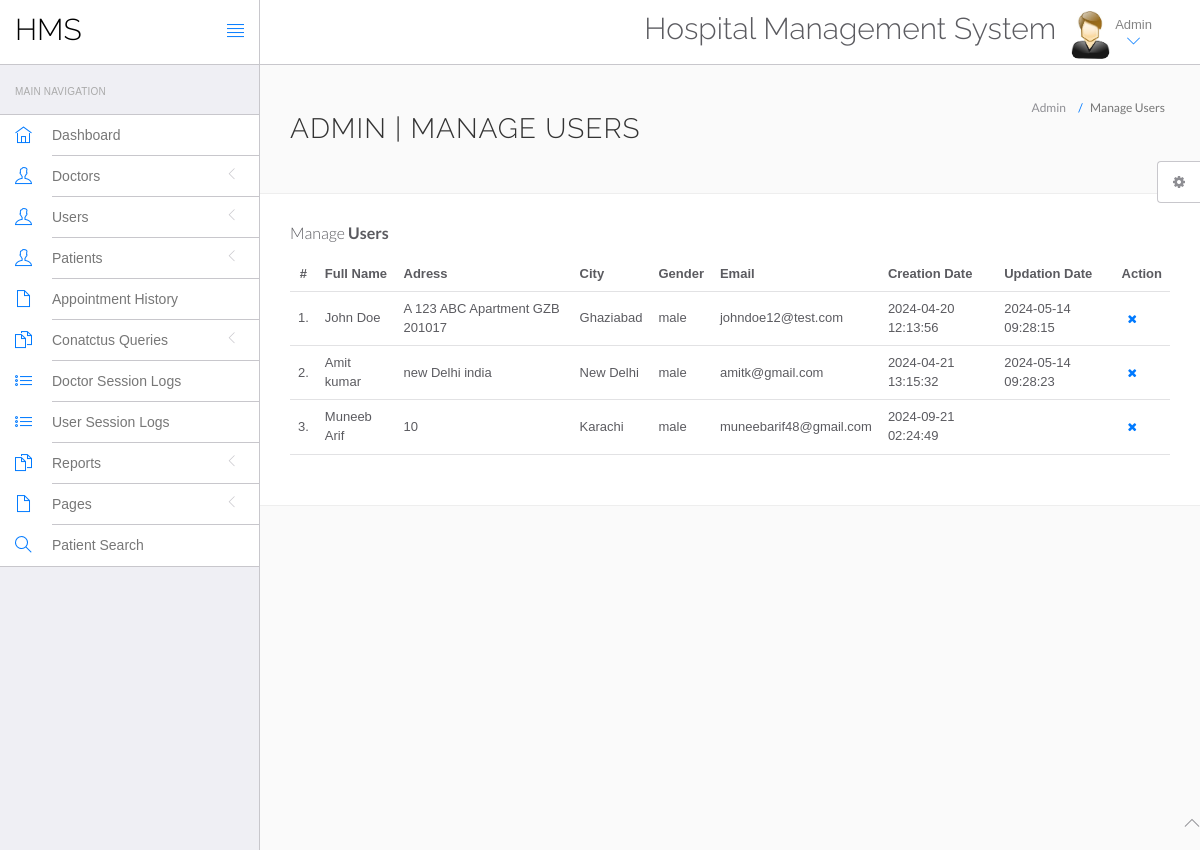
Page /hospital/hms/admin/manage-users.php (signed in) on the committed database.
### tables this page shows
CREATE TABLE `users` (
  `id` int(11) NOT NULL,
  `fullName` varchar(255) DEFAULT NULL,
  `address` longtext DEFAULT NULL,
  `city` varchar(255) DEFAULT NULL,
  `gender` varchar(255) DEFAULT NULL,
  `email` varchar(255) DEFAULT NULL,
  `password` varchar(255) DEFAULT NULL,
  `regDate` timestamp NULL DEFAULT current_timestamp(),
  `updationDate` timestamp NULL DEFAULT NULL ON UPDATE current_timestamp()
);

### hospital/hms/admin/manage-users.php (the view, shortened to what this page needs)
<?php
include('include/config.php');
if(strlen($_SESSION['id']==0)) {
 header('location:logout.php');
  } else{
?>
<!DOCTYPE html>
<html lang="en">
	<head>
		<link rel="stylesheet" href="vendor/bootstrap/css/bootstrap.min.css">
		<link rel="stylesheet" href="vendor/fontawesome/css/font-awesome.min.css">
		<link rel="stylesheet" href="vendor/themify-icons/themify-icons.min.css">
		<link href="vendor/animate.css/animate.min.css" rel="stylesheet" media="screen">
		<link href="vendor/perfect-scrollbar/perfect-scrollbar.min.css" rel="stylesheet" media="screen">
		<link href="vendor/switchery/switchery.min.css" rel="stylesheet" media="screen">
		<link href="vendor/bootstrap-touchspin/jquery.bootstrap-touchspin.min.css" rel="stylesheet" media="screen">
		<link href="vendor/select2/select2.min.css" rel="stylesheet" media="screen">
		<link href="vendor/bootstrap-datepicker/bootstrap-datepicker3.standalone.min.css" rel="stylesheet" media="screen">
		<link href="vendor/bootstrap-timepicker/bootstrap-timepicker.min.css" rel="stylesheet" media="screen">
		<link rel="stylesheet" href="assets/css/styles.css">
		<link rel="stylesheet" href="assets/css/plugins.css">
		<link rel="stylesheet" href="assets/css/themes/theme-1.css" id="skin_color" />
	</head>
	<body>
		<div id="app">
<?php include('include/sidebar.php');?>
			<div class="app-content">
						<?php include('include/header.php');?>
				<div class="main-content" >
					<div class="wrap-content container" id="container">
						<section id="page-title">
							<div class="row">
								<div class="col-sm-8">
									<h1 class="mainTitle">Admin | Manage Users</h1>
																	</div>
								<ol class="breadcrumb">
									<li>
										<span>Admin</span>
									</li>
									<li class="active">
										<span>Manage Users</span>
									</li>
								</ol>
							</div>
						</section>
						<div class="container-fluid container-fullw bg-white">
									<div class="row">
								<div class="col-md-12">
									<h5 class="over-title margin-bottom-15">Manage <span class="text-bold">Users</span></h5>
									<table class="table table-hover" id="sample-table-1">
										<thead>
											<tr>
												<th class="center">#</th>
												<th>Full Name</th>
												<th class="hidden-xs">Adress</th>
												<th>City</th>
												<th>Gender </th>
												<th>Email </th>
												<th>Creation Date </th>
												<th>Updation Date </th>
												<th>Action</th>
											</tr>
										</thead>
										<tbody>
<?php
$sql=mysqli_query($con,"select * from users");
$cnt=1;
while($row=mysqli_fetch_array($sql))
{
?>
											<tr>
												<td class="center"><?php echo $cnt;?>.</td>
												<td class="hidden-xs"><?php echo $row['fullName'];?></td>
												<td><?php echo $row['address'];?></td>
												<td><?php echo $row['city'];?>
												</td>
												<td><?php echo $row['gender'];?></td>
												<td><?php echo $row['email'];?></td>
												<td><?php echo $row['regDate'];?></td>
												<td><?php echo $row['updationDate'];?>
												</td>
												<td >
												<div class="visible-md visible-lg hidden-sm hidden-xs">
	<a href="manage-users.php?id=<?php echo $row['id']?>&del=delete" onClick="return confirm('Are you sure you want to delete?')"class="btn btn-transparent btn-xs tooltips" tooltip-placement="top" tooltip="Remove"><i class="fa fa-times fa fa-white"></i></a>
												</div>
												</td>
											</tr>
											<?php
$cnt=$cnt+1;
											 }?>
										</tbody>
									</table>
								</div>
							</div>
								</div>
							</div>
						</div>
					</div>
				</div>
	<?php include('include/footer.php');?>
	<?php include('include/setting.php');?>
	</body>
</html>
<?php } ?>

### hospital/hms/admin/assets/css/themes/theme-1.css (style rules this page uses)
body { background: #FAFAFA; }

### rows in the picture
users: fullName "John Doe", address "A 123 ABC Apartment GZB 201017", city "Ghaziabad", gender "male", email "johndoe12@test.com", regDate "2024-04-20 12:13:56", updationDate "2024-05-14 09:28:15"
users: fullName "Amit kumar", address "new Delhi india", city "New Delhi", gender "male", email "amitk@gmail.com", regDate "2024-04-21 13:15:32", updationDate "2024-05-14 09:28:23"
users: fullName "Muneeb Arif", address "10", city "Karachi", gender "male", email "muneebarif48@gmail.com", regDate "2024-09-21 02:24:49"
